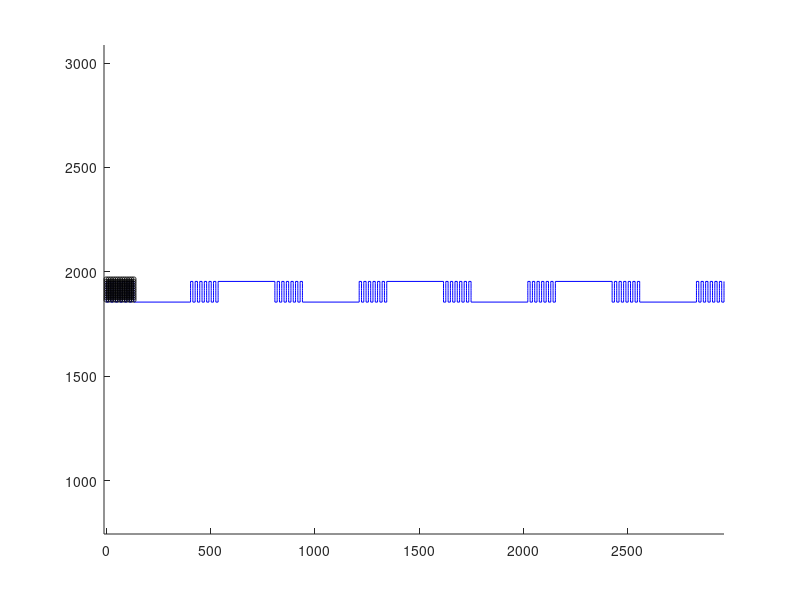

MATLAB code to generate this figure:
clear all;
clc;

spotSizes=[1 8;
4 12;
11 15;
70 25;
150 35;
350 55;
1000 80;
2700 120;
6600 270;
11500 500;
];

projectName='Dave';

%%%%%%%%%%%%%%%%%%%%%%%%%%%%%%%%%%%5
mag=200000;
dwell=10000;
rep=1;
bC=1; %Beam current.
overlap=0.5;

%Shaded  Region
WShaded=50;  % Width of the trench in nm
TrenchWidth=100; % Widht of the grating in nm.

numGrating=7; %#Grating
numRep=numGrating+1; %#Trench
W=(numRep*WShaded+(numRep-1)*TrenchWidth)*1e-3 %X total length um
H=0.04;   %Y grating length
%%%%%%%%%%%%%%%%%%%%%%%%%%%%%%%%%%%%

spotSize=spotSizes(find(spotSizes==bC),2)*1e-3;

HFW=304000/mag; % Width of the horizontal scan (um).
xRealMax=HFW
yRealMax=262350/mag
res=HFW/4096 % size of each pixel (um).


BeamStep=max(round((spotSize-spotSize*overlap)/res),1);


wShaded=round(WShaded*1e-3/res);
trenchWidth=round(TrenchWidth*1e-3/res);

h=round(H/res);

xp=1:BeamStep:wShaded;
yp=1:BeamStep:h;
ypFlip=fliplr(yp);
onesVec=ones(1,length(yp));

x=[];
y=[];

for m=1:length(xp)
    
    x=[x,xp(m)*onesVec];
    if (mod(m,2)==0)
        y=[y,yp];
        
    else
         y=[y,ypFlip];
    end

end

lenx=length(x);  % Number of points in each grating
numGratInPar=floor(4.5e5/lenx);  % The number of gratings in each mask which combines to form thewhole structure


xx=x;
for m=1:numRep-1
	xx=xx+trenchWidth+wShaded;
	x=[x,xx];
end

numFlip=floor((numRep)/2);

yy=y;

y=[y,fliplr(y)];
y=repmat(y,1,numFlip);

if (mod(numFlip,2)==0)
    y=[y,yy];
end



sW=4096;
sH=4096-280;


% x=round(x+sW/2-w/2);
y=round(y+sH/2-h/2);

clf
hold on
colorvec=['r','b','k','g','c','m'];

lpar=lenx*numGratInPar;
numPar=numRep/numGratInPar;
for m=1:numPar+1
    
    xpar=x((m-1)*lpar+1:min(m*lpar,length(x)));
    ypar=y((m-1)*lpar+1:min(m*lpar,length(x)));
    
    plot(xpar,ypar,colorvec(mod(m,length(colorvec))+1))
    
    fid=fopen(['Grating_v1_',num2str(m),'_',projectName,'_',num2str(mag),'X_Dwell',num2str(dwell),'_Rep.',num2str(rep),'_NumOfGrating',num2str(numGrating),'_LengthY',num2str(H),'_LengthX',num2str(W),'_OL',num2str(overlap),'_Current',num2str(bC),'.str'],'w+');
    fprintf(fid,'s\r\n%i\r\n%i\r\n',rep,length(xpar));
    fprintf(fid,[num2str(dwell),' %i %i\r\n'],[xpar;ypar]);
    fclose(fid);
    
end




hold on

spotR=spotSize/res/2;
for m=1:length(yy)
    rectangle('Position',[x(m)-spotR,y(m),spotSize/res,spotSize/res],'Curvature',[1,1])
end

axis equal
